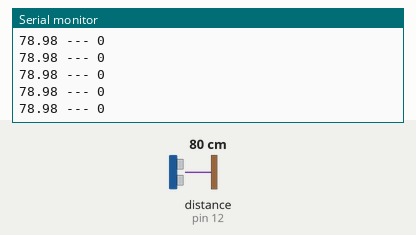
The sketch below on a simulated Arduino Uno, built with avr-gcc and run on an emulated ATmega328P. Shown: the last lines printed to the serial monitor. Wiring (inferred from the names in the program): ultrasonic range finder: trigger pin 10; echo pin 12. The test bench sets the inputs (shaded band); at power-on: distance to the obstacle (sensor on pin 12) 80 cm. The echo pulse lasts 58.3 µs per cm.

Above: at 1.2 s.
1.3 s: distance to the obstacle (sensor on pin 12) set to 120 cm
At 2.2 s:
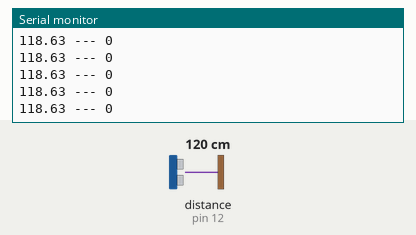
4.3 s: distance to the obstacle (sensor on pin 12) set to 2 cm
At 5.3 s:
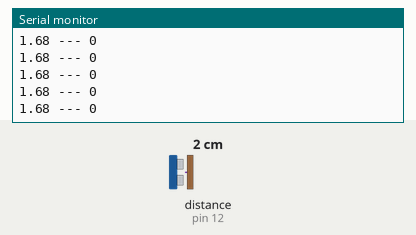
Timing chart, 0 to 7.3 s (numbered marks = the images above; inputs shaded):
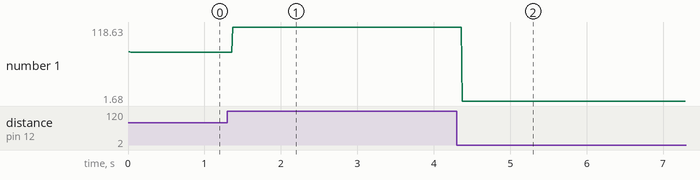

The sketch:

ArduinoCode.ino
```cpp
//HC-SR04
#define echoPin  12
#define trigPin  10
#define resetPin 4


float duration; //micro second
float d_cm;
long numDisplay=100;
boolean trigUp = false;
boolean trigDown = false;
float counterPushUp=0;

void setup() {

// initialize serial communication:
  Serial.begin(9600);
  pinMode(trigPin,OUTPUT);
  pinMode(echoPin,INPUT);
  //


}

void loop() {


  //reset

  if(d_cm>=2282&&d_cm<=2288){
    trigUp=false;
    trigDown=false;
    counterPushUp=0;
  }

  // generate pusle trigger
  digitalWrite(trigPin,LOW);
  delayMicroseconds(500);
  digitalWrite(trigPin,HIGH);
  delayMicroseconds(1000);
  digitalWrite(trigPin,LOW);
  // receive, convert time (us) to cm
  duration = pulseIn(echoPin,HIGH);
  d_cm = duration * 0.034/2.;

  //trigger body
  if (d_cm>15 && d_cm<=30){
    trigUp = true;
  } else if (d_cm < 10){
    trigDown = true;
  } else if(d_cm >30) {
  }
  //counter
  if (trigUp==true && trigDown==true){
    counterPushUp=counterPushUp+0.5;
    trigUp=false;
    trigDown=false;
  }
  //print
 Serial.print(d_cm);
 Serial.print(" --- ");
 Serial.println(int(counterPushUp));


}
```

Measured:
- after the input at 1.3 s, the serial monitor: prints a new line after 0.07 s (image 1)
- after the input at 4.3 s, the serial monitor: prints a new line after 0.07 s (image 2)
- plotted number 1: 78.98 → 118.63 after the input at 1.3 s, 118.63 → 1.68 after the input at 4.3 s
